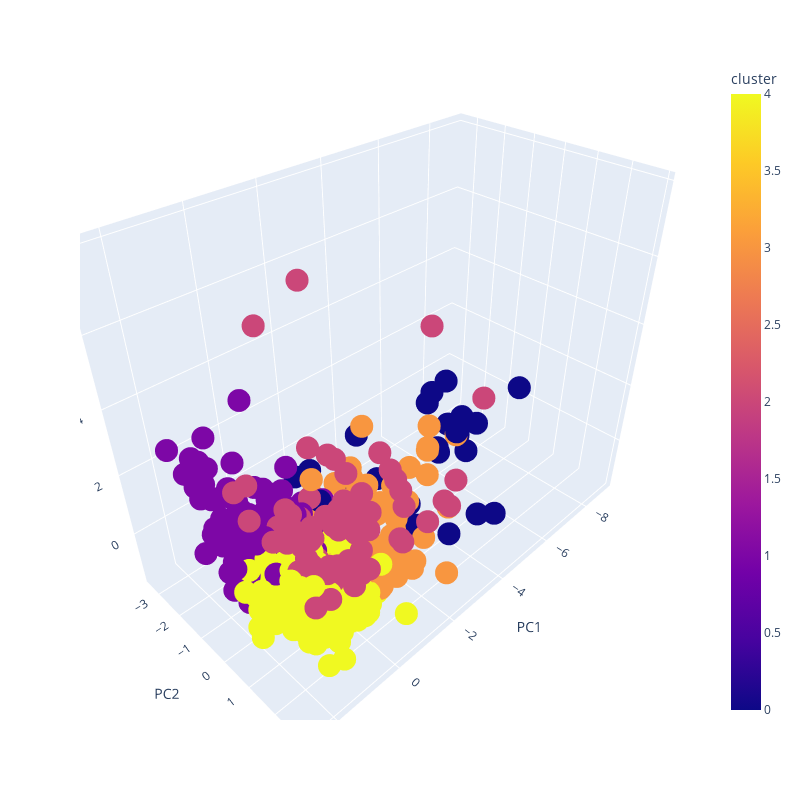

Here is the notebook cell this chart was saved with:
### Markdown cell above
### Reduccion de dimensionalidad
Dado que usamos al menos 11 dimensiones para el clustering nos veremos obligados a reducir la dimensionalidad para poder observar los clusters sin dificultadad

### Code cell
from sklearn.decomposition import PCA
import pandas as pd
import plotly.express as px


# Ajustar el modelo PCA
pca = PCA(n_components=3)
principal_components = pca.fit_transform(X_scaled)


df_pca = pd.DataFrame(data=principal_components, columns=['PC1', 'PC2', 'PC3'])
df_pca['cluster'] = df['cluster']


fig = px.scatter_3d(df_pca, 
                    x='PC1', 
                    y='PC2', 
                    z='PC3', 
                    color='cluster', 
                    height=800, 
                    width=800)

# Guardar el gráfico como un archivo HTML
fig.write_html("file5k.html")

# Mostrar el gráfico
fig.show()

### Figure 1 — Plotly figure (JSON) as saved in the notebook; plotly's stock layout.template omitted (floating-point values rounded to 4 significant figures; data arrays with more than 128 entries replaced by an {"elided": "..."} marker saying what was removed)
{"data": [{"hovertemplate": "PC1=%{x}<br>PC2=%{y}<br>PC3=%{z}<br>cluster=%{marker.color}<extra></extra>", "legendgroup": "", "marker": {"color": {"elided": "573 int values"}, "coloraxis": "coloraxis", "symbol": "circle"}, "mode": "markers", "name": "", "scene": "scene", "showlegend": false, "type": "scatter3d", "x": {"elided": "573 float values"}, "y": {"elided": "573 float values"}, "z": {"elided": "573 float values"}}], "layout": {"coloraxis": {"colorbar": {"title": {"text": "cluster"}}, "colorscale": [[0, "#0d0887"], [0.1111, "#46039f"], [0.2222, "#7201a8"], [0.3333, "#9c179e"], [0.4444, "#bd3786"], [0.5556, "#d8576b"], [0.6667, "#ed7953"], [0.7778, "#fb9f3a"], [0.8889, "#fdca26"], [1, "#f0f921"]]}, "height": 800, "legend": {"tracegroupgap": 0}, "margin": {"t": 60}, "scene": {"domain": {"x": [0, 1], "y": [0, 1]}, "xaxis": {"title": {"text": "PC1"}}, "yaxis": {"title": {"text": "PC2"}}, "zaxis": {"title": {"text": "PC3"}}}, "width": 800}}
